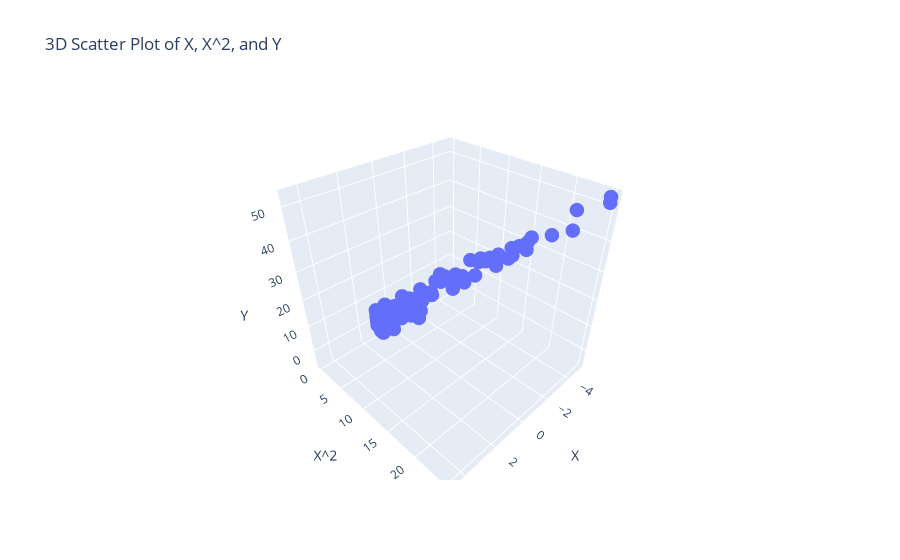

The code cell stored with this chart in its notebook:
### Markdown cell above
### Plot the polynomial features training data

### Code cell
fig = go.Figure(data=[go.Scatter3d(x=x_poly[:,1], y=x_poly[:,2], z=y.flatten(), mode='markers', marker=dict(size=5))])

# Customize the layout
fig.update_layout(scene=dict(xaxis_title='X', yaxis_title='X^2', zaxis_title='Y'),
                  title='3D Scatter Plot of X, X^2, and Y')

# Show the plot
fig.show()
